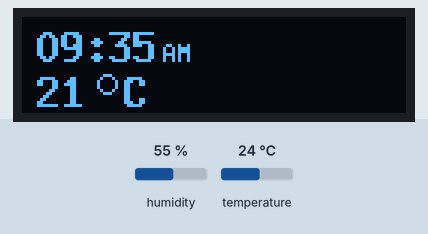
Simulated run of this sketch. Board: Arduino Uno, built with avr-gcc and run on an emulated ATmega328P. Shown: 128×32 one-colour display. The inputs (shaded band) are chosen by the test bench; at power-on: humidity 55 %, temperature 24 °C. What the sketch prints to the serial monitor is not drawn.

Above: at 0.2 s.

The sketch:

estacao-meteorologica.ino
```cpp
//#include "DateTime.h"
//#include "DateTimeStrings.h"

#include "U8glib.h" //responsavel por escrever no monitor

#include "DHT.h" //responsavel por identificar a temperatura pelo sensor

#define DHTPIN A1 // pino que estamos conectado
#define DHTTYPE DHT11 // DHT 11

U8GLIB_SSD1306_128X32 u8g(U8G_I2C_OPT_NO_ACK);  // Display which does not send AC
DHT dht(DHTPIN, DHTTYPE);

void draw() {
  drawTemperature();
  drawHour();
}

void drawHour() {
  //Hora
  u8g.setFont(u8g_font_8x13B);
  u8g.drawStr(5, 15, "09:35");

  //Texto - AM
  u8g.setFont(u8g_font_5x7);
  u8g.drawStr(47, 15, "AM");
}


void drawTemperature() {
  float h = dht.readHumidity();
  float t = dht.readTemperature();

  if (isnan(t) || isnan(h)) {
      Serial.println("Failed to read from DHT");
  } else {

    Serial.print(" [Temperatura]: ");
    Serial.print(t);
    Serial.println("°C");

    Serial.print(" [Umidade]: ");
    Serial.print(h);
    Serial.print("%");

    u8g.setFont(u8g_font_8x13B);
    u8g.drawStr(5, 30, "21");
    u8g.drawCircle(28,22,3);
    u8g.drawStr(34, 30, "C");
  }


}

void setup(void) {
  Serial.begin(9600);

  dht.begin();

  if (u8g.getMode() == U8G_MODE_R3G3B2) {
    u8g.setColorIndex(255);     // white
  }
  else if (u8g.getMode() == U8G_MODE_GRAY2BIT) {
    u8g.setColorIndex(3);         // max intensity
  }
  else if (u8g.getMode() == U8G_MODE_BW) {
    u8g.setColorIndex(1);         // pixel on
  }
  else if ( u8g.getMode() == U8G_MODE_HICOLOR) {
    u8g.setHiColorByRGB(255,255,255);
  }

}

void loop(void)
{
  u8g.firstPage();

  do {
    draw();
  } while( u8g.nextPage() );

  delay(50);
}
```
